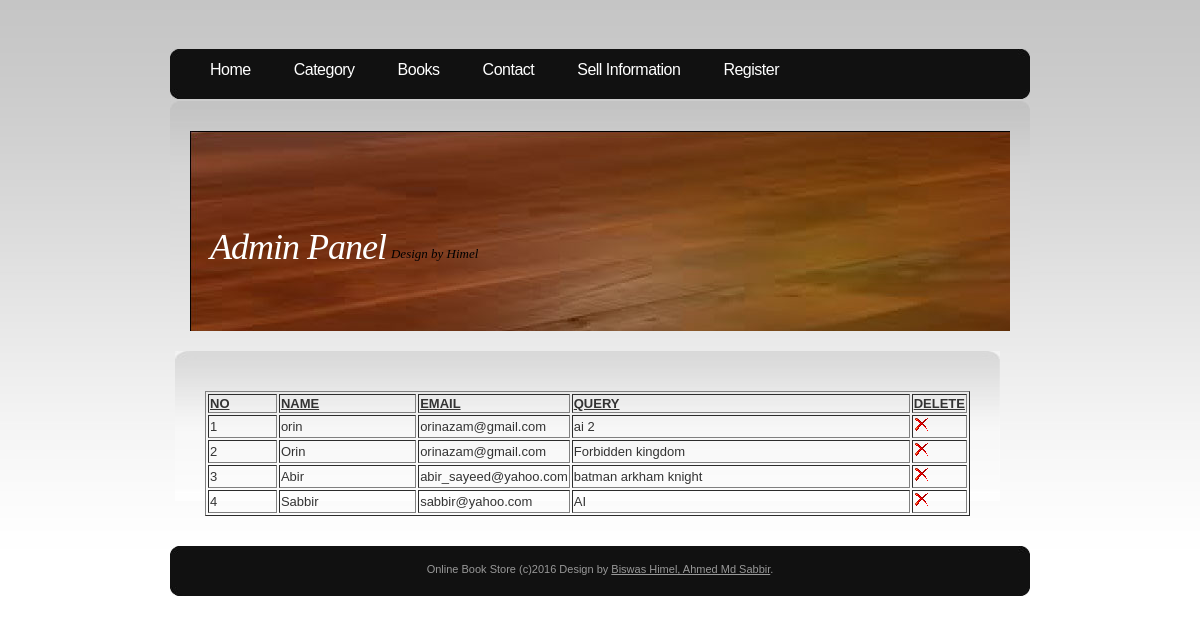
Page /admin/contact.php on the committed database.
### tables this page shows
CREATE TABLE IF NOT EXISTS `contact` (
  `con_id` int(4) NOT NULL AUTO_INCREMENT,
  `con_nm` varchar(25) NOT NULL,
  `con_email` varchar(35) NOT NULL,
  `con_query` longtext NOT NULL,
  PRIMARY KEY (`con_id`)
);

### admin/contact.php (the view, shortened to what this page needs)
<?php
$link=mysql_connect("localhost","root","")or die("Can't Connect...");
	$q="select * from contact";
	 $res=mysql_query($q,$link) or die("Can't Execute Query...");
	?>
<!DOCTYPE html>
<html >
<head>
		<?php
			include("includes/head.inc.php");
		?>
</head>
<body>
<div id="header">
	<div id="menu">
		<?php
			include("includes/menu.inc.php");
		?>
	</div>
</div>
<div id="logo-wrap">
<div id="logo">
		<?php
			include("includes/logo.inc.php");
		?>
</div>
</div>
<div id="page">
	<div id="content">
		<div class="post">
			<h1 class="title"></h1>
			<div class="entry">
					<table border='1' WIDTH='100%'>
						<tr>
								<td WIDTH='10%'><b><u>NO</u></b>
								<TD WIDTH='20%'><b><u>NAME</u></b>
								<TD WIDTH='20%'><b><u>EMAIL</u></b>
								<TD WIDTH='50%'><b><u>QUERY</u></b>
								<TD WIDTH='25%'><b><u>DELETE</u></b>
						</tr>
						<?php
							$count=1;
							while($row=mysql_fetch_assoc($res))
							{
							echo '<tr>
										<td>'.$count.'
										<td>'.$row['con_nm'].'
										<td>'.$row['con_email'].'
										<td>'.$row['con_query'].'
										<td><a href="process_del_contact.php?sid='.$row['con_id'].'"><img src="images/drop.png" ></a>
									</tr>';
									$count++;
							}
						?>
					</TABLE>
			</div>
		</div>
	</div>
	<div style="clear: both;">&nbsp;</div>
</div>
<div id="footer">
			<?php
				include("includes/footer.inc.php");
			?>
</div>
</body>
</html>

### admin/default.css (style rules this page uses)
body { margin-top: 49px; padding: 0; background: url(images/img01.jpg) repeat-x left top; font-family: "Trebuchet MS", Arial, Helvetica, sans-serif; font-size: 13px; color: #333333; }
h1, h2, h3 { margin: 0; font-weight: normal; color: #7C3F22; }
h1 { letter-spacing: -1px; font-size: 32px; }
a:link { color: #4E8006; }
img { border: none; }
#header { width: 860px; height: 52px; margin: 0 auto; background: url(images/img02.jpg) no-repeat left top; }
#menu { float: left; width: 860px; height: 54px; }
#logo-wrap { width: 860px; margin: 0 auto; padding: 30px 0 20px 0; background: url(images/img03.jpg) no-repeat left top; }
#logo { width: 820px; height: 200px; margin: 0 auto; background: url(images/img05.jpg) no-repeat left top; }
#page { width: 850px; margin: 0 auto; }
#content { float: left; width: 825px; background: url(images/img10.jpg) no-repeat left top; }
.post { padding: 15px 15px; }
.post .title { margin-bottom: 20px; padding-bottom: 5px; }
.post .entry { padding: 0 15px; }
#footer { margin: 0 auto; height: 64px; min-height: 64px; padding: 0; }
html>body #footer { height: auto; }

### rows in the picture
contact: con_nm "orin", con_email "orinazam@gmail.com", con_query "ai 2"
contact: con_nm "Orin", con_email "orinazam@gmail.com", con_query "Forbidden kingdom"
contact: con_nm "Abir", con_email "abir_sayeed@yahoo.com", con_query "batman arkham knight"
contact: con_nm "Sabbir", con_email "sabbir@yahoo.com", con_query "AI"
